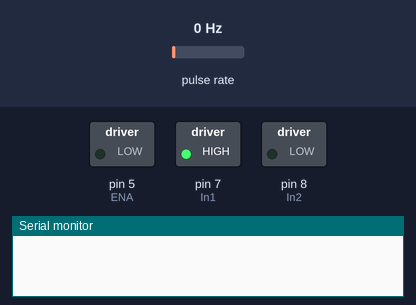
A sketch run on a simulated Arduino Uno, built with avr-gcc and run on an emulated ATmega328P. Parts: switched loads named in the sketch (green lamp = pin HIGH), the last lines printed to the serial monitor. Wiring (inferred from the names in the program): pulse sensor: data pin 2. The inputs (shaded band) are chosen by the test bench; at power-on: pulse rate 0 Hz.

Above: at 0.1 s.
At 18.1 s:
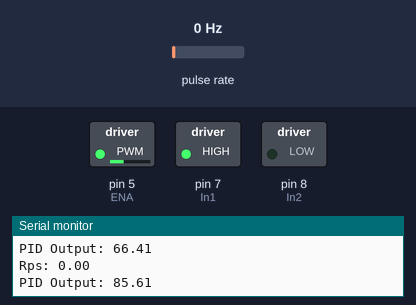
At 36.1 s:
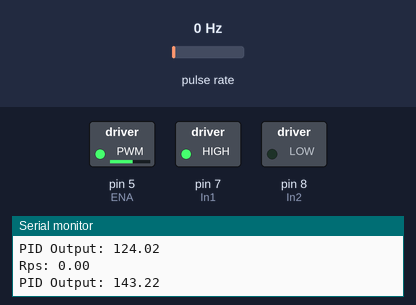
At 72.1 s:
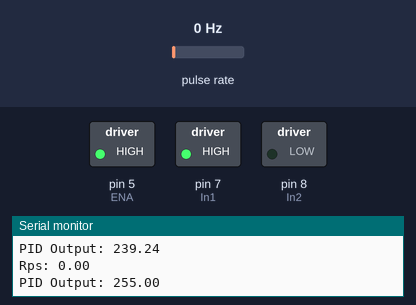
Timing chart, 0 to 73.6 s (numbered marks = the images above):
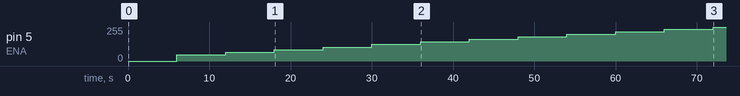

Measured:
- by itself, pin 5 (ENA): moves from 0/255 to 255/255 over 66.0 s

The sketch:

AugerSpeedControl.ino
```cpp
#include <Encoder.h>

#define RotaryRotation 18.0
#define encoderPin 2

// Pid Algo Params
float Kp = 70;
float Ki = 8;
float Kd = 1;
float previousError = 0;
float integral = 0; // integral value assuming that minimum speed of the spooler motar is 0.15 rps
unsigned long lastTime = 0;

// Encoder setup to determine speed in rps and also to find no of rotations done
volatile long encoderCounter = 0;

float rps;
double time;
double prevTime;

// Motor control pins
int In1 = 7;
int In2 = 8;
int ENA = 5;

float desiredRps = 0.40;

long timeLast;

void encoderUpdater(){
  if(millis()-timeLast>5){
    encoderCounter++;
    timeLast=millis();
  }
}

void setup() {
  Serial.begin(9600);
  pinMode(In1,OUTPUT);
  pinMode(In2,OUTPUT);
  pinMode(ENA,OUTPUT);

  digitalWrite(In1,HIGH);
  digitalWrite(In2,LOW);

  attachInterrupt(0,encoderUpdater,RISING);

  prevTime = 0;
;}

void PidControl(double rps){
  unsigned long currentTime = millis();
  float deltaTime = (currentTime - lastTime) / 1000.0;
  lastTime = currentTime;

  float error = desiredRps - rps;

  float P = Kp * error;
  integral += error * deltaTime;
  float I = Ki * integral;
  float D = Kd * (error - previousError) / deltaTime;

  float pidOutput = P + I + D;

  pidOutput = constrain(pidOutput,0,255);
  Serial.print("PID Output: ");
  Serial.println(pidOutput);
  analogWrite(ENA, pidOutput);
  previousError = error; // Update previous error for next iteration
}

void loop() {
  time=millis();

  if(time-prevTime>6000){
    rps=encoderCounter/RotaryRotation*2/6;
    encoderCounter=0;
    Serial.print("Rps: ");
    Serial.println(rps);
    PidControl(rps);
    prevTime=time;
  }

}
```
